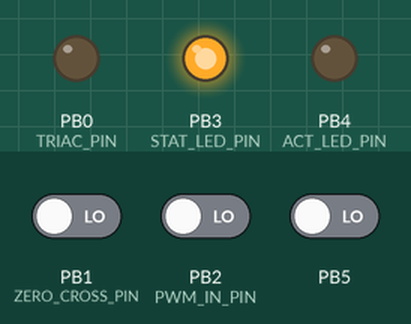
Bench run of a sketch on a simulated ATtiny85, built for the host (arithmetic inside an expression is 32-bit, double 64-bit). Shown: output pins drawn as LEDs (lit = HIGH). Dashed ring = blinking. The inputs (shaded band) are chosen by the test bench; at power-on: PB2 (PWM_IN_PIN) LOW, PB1 (ZERO_CROSS_PIN) LOW, PB5 LOW.

Above: at 1.2 s.
1.3 s: PB2 (PWM_IN_PIN) driven HIGH
At 3.6 s:
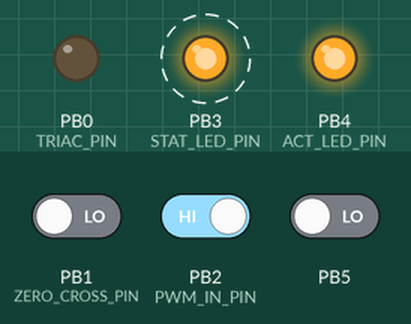
4.3 s: PB2 (PWM_IN_PIN) driven LOW
At 6.8 s:
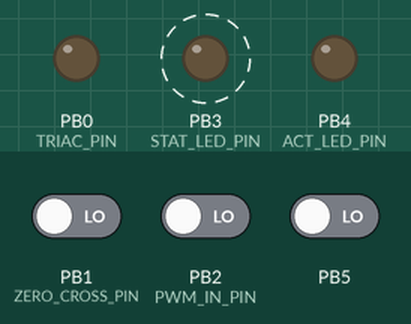
Timing chart, 0 to 13.3 s (numbered marks = the images above; inputs shaded):
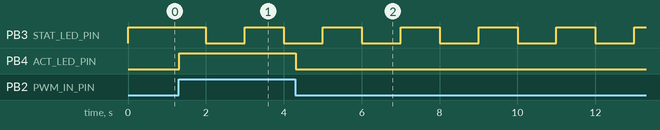

Measured:
- after the input at 1.3 s, PB4 (ACT_LED_PIN): LOW → HIGH at once
- after the input at 4.3 s, PB4 (ACT_LED_PIN): HIGH → LOW at once
- by itself, PB3 (STAT_LED_PIN): alternates HIGH for 1.0 s and LOW for 1.0 s

The sketch:

NG_Wand_Extension.ino
```cpp
#define TRIAC_PIN      0
#define STAT_LED_PIN   3
#define ACT_LED_PIN    4
#define ZERO_CROSS_PIN 1
#define PWM_IN_PIN     2

#define PWM_STOP_TIMEOUT_US 10000

void setup() {
  GIMSK = 0b01100000;    // turns on pin change interrupts
  PCMSK = (1 << ZERO_CROSS_PIN); // | (1 << PWM_IN_PIN);    // turn on interrupts on pins
  sei(); // Enable Interrupt

  attachInterrupt(0, pwmInterrupt, CHANGE);

  pinMode(TRIAC_PIN, OUTPUT);
  pinMode(STAT_LED_PIN, OUTPUT);
  pinMode(ACT_LED_PIN, OUTPUT);
  pinMode(ZERO_CROSS_PIN, INPUT);
  pinMode(PWM_IN_PIN, INPUT);

  digitalWrite(TRIAC_PIN, LOW);
  digitalWrite(STAT_LED_PIN, HIGH);
}

long pwm_high = 0;
long pwm_low = 0;
volatile int count = 0;
volatile byte speed_val = 0;

volatile bool last_zero_change = LOW;
volatile unsigned long zero_pk_millis = 0;
volatile unsigned long zero_pk_length = 0;
volatile unsigned long last_zero_detect = 0;
unsigned long gate_trigger_at = 0;

// Calculate PWM width
unsigned long pwm_rise_at = 0;
unsigned long pwm_fall_at = 0;
unsigned long pwm_high_time = 0;
unsigned long pwm_cycle_time = 0;
float pwm_duty = 0;
bool last_pwm = LOW;

bool stat_on = false;
unsigned long last_flash = 0;

void loop() {
  // First, trigger out gate:
  if (gate_trigger_at > 0 && micros() > gate_trigger_at) {
    gate_trigger_at = 0;
    digitalWrite(TRIAC_PIN, HIGH);
    delayMicroseconds(10);
    digitalWrite(TRIAC_PIN, LOW);
  }

  if (pwm_rise_at > 0 && micros() - pwm_rise_at > PWM_STOP_TIMEOUT_US) {
    speed_val = 0;
  } else if (pwm_fall_at > 0 && micros() - pwm_fall_at > PWM_STOP_TIMEOUT_US) {
    speed_val = 255;
  } else {
    speed_val = floor(255.0f * pwm_duty);
  }

  analogWrite(ACT_LED_PIN, speed_val);

  if (millis() - last_flash >= 1000) {
    digitalWrite(STAT_LED_PIN, !stat_on);
    stat_on = !stat_on;
    last_flash = millis();
  }
}

// Calcualte PWM cycle time:
void pwmInterrupt() {
  unsigned long start_time = micros();
  bool pwm_value  = PINB & (1 << PWM_IN_PIN);

  if (pwm_value != last_pwm) {
    // PWM change, trigger appropriately.
    if (pwm_value == LOW) { // Rising Edge
      // finalize this cycle's calculation
      pwm_cycle_time = pwm_high_time + (start_time - pwm_fall_at);
      pwm_duty = (float)pwm_high_time / (float)pwm_cycle_time;
      pwm_rise_at = start_time;
    } else { // Falling edge
      pwm_fall_at = start_time;
      pwm_high_time = pwm_fall_at - pwm_rise_at;
    }

    last_pwm = pwm_value;
    return;
  }
}

//     ___
// ___|   |___|

ISR(PCINT0_vect) {
  unsigned long chop_time;
  unsigned long start_time = micros();
  bool zero_value = PINB & (1 << ZERO_CROSS_PIN);

  // Detect zero crossing change:
  if (zero_value != last_zero_change) {
    last_zero_change = zero_value;

    // Adjust AC frequency on falling edge of Zero Cross:
    if (zero_value == LOW) {
      if (zero_pk_length == 0) {
        if (zero_pk_millis == 0) {
          zero_pk_millis = micros();
          return;
        } else {
          // Calculate peak-to-peak time and reset
          zero_pk_length = (micros() - zero_pk_millis) / 2;
          zero_pk_millis = 0;
        }
      }

      if (speed_val == 0) {
        digitalWrite(TRIAC_PIN, LOW);
      } else if (speed_val >= 255) {
        digitalWrite(TRIAC_PIN, HIGH);
      } else {
        chop_time = (float)zero_pk_length * (1.0f - ((float)speed_val / 255));
        gate_trigger_at = start_time + chop_time;
      }
    }
  }
}
```
